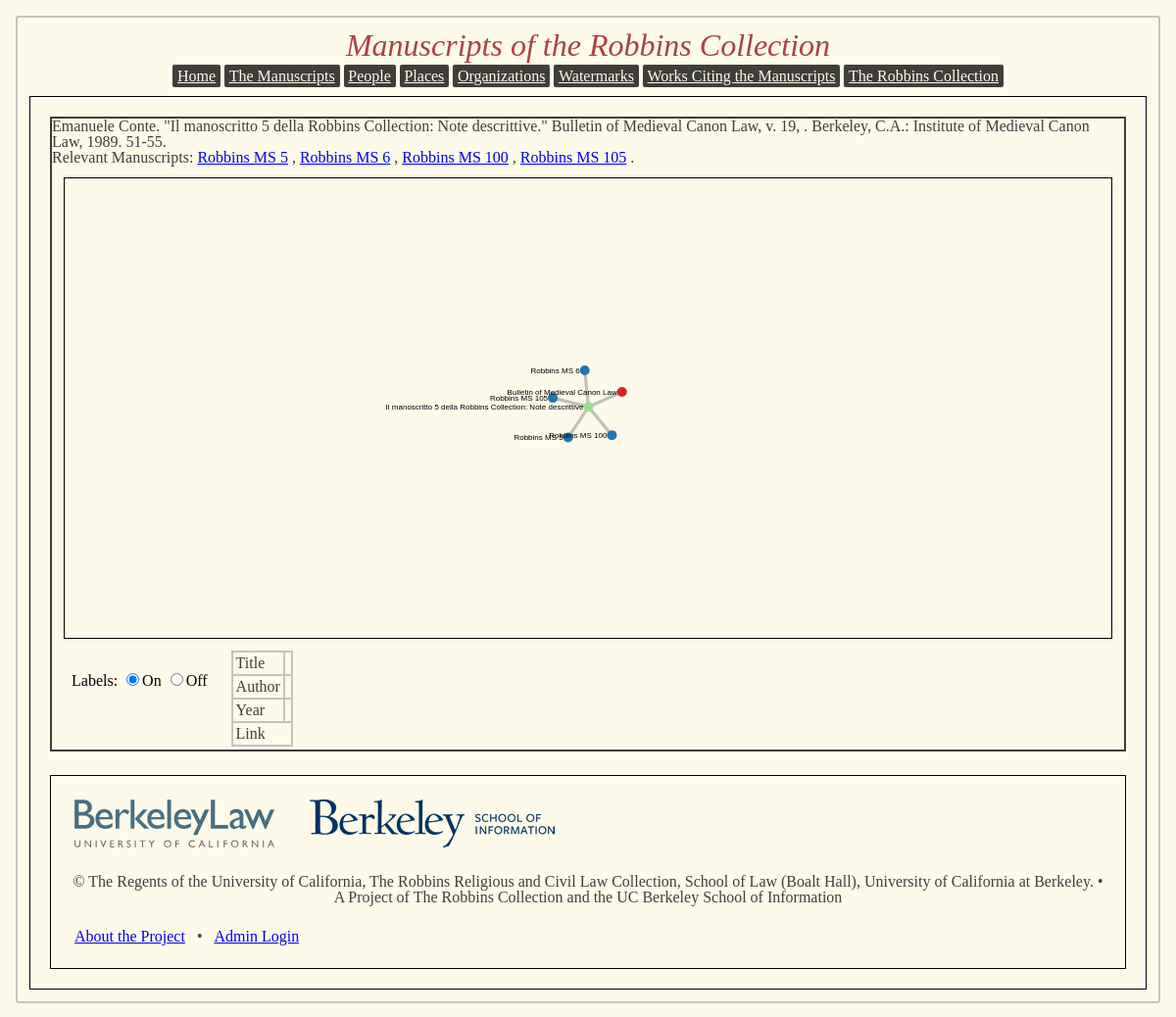
Page /exdoc1 on the committed database.
### app/models.py (models this page shows, shortened)
class external_doc(db.Model):
	id = db.Column(db.Integer, primary_key = True)
	doc_title = db.Column(db.String(200))
	doc_author = db.Column(db.String(200))
	doc_year = db.Column(db.String(20))
	doc_volume = db.Column(db.String(15))
	doc_issue = db.Column(db.String(15))
	doc_page_range = db.Column(db.String(15))
	doc_notes = db.Column(db.String(1000))
	work_id = db.Column(db.Integer, db.ForeignKey('external_work.id'))

class external_work(db.Model):
	id = db.Column(db.Integer, primary_key = True)
	work_title = db.Column(db.String(200))
	work_publisher = db.Column(db.String(200))
	work_location = db.Column(db.String(100))
	work_constituents = db.relationship('external_doc', backref = 'ex_work', lazy='dynamic')

class manuscript(db.Model):
	id = db.Column(db.Integer, primary_key=True)
	shelfmark = db.Column(db.String(15))
	ms_format = db.Column(db.String(20))
	date1 = db.Column(db.Integer)
	date2 = db.Column(db.Integer)
	datetype = db.Column(db.String(1))
	language = db.Column(db.Integer, db.ForeignKey('language.id'))
	summary = db.Column(db.String(1000))
	ownership_history = db.Column(db.String(1000))
	origin = db.Column(db.String(1000))
	decoration = db.Column(db.String(1000))
	binding = db.Column(db.String(1000))
	num_volumes = db.Column(db.Integer)
	catalog_url = db.Column(db.String(1000))
	ds_url = db.Column(db.String(1000))
	volumes = db.relationship('volume',
		cascade = 'delete, delete-orphan',
		backref = 'ms',
		lazy='dynamic')
	contents = db.relationship('content_item',
		backref = 'ms',
		lazy='dynamic')
	titles = db.relationship('title',
		cascade = 'delete, delete-orphan',
		backref = 'ms',
		lazy='dynamic'
		)
	watermarks = db.relationship('watermark',
		secondary = has_watermark,
		backref = db.backref('mss', lazy='dynamic')
		)
	assoc_people = db.relationship('person_ms_assoc',
		cascade = 'delete, delete-orphan',
		backref = 'ms',
		lazy='dynamic')
	places = db.relationship('place',
		secondary = has_place,
		backref = db.backref('mss', lazy='dynamic')
		)
	orgs = db.relationship('org_ms_assoc',
		cascade = 'delete, delete-orphan',
		backref= 'ms',
		lazy='dynamic')
	treatments = db.relationship('external_doc',
		secondary=has_external_doc,
		backref = db.backref('mss', lazy='dynamic')
		)
	subjects = db.relationship('ms_subject_assoc',
		backref = 'ms',
		lazy = 'dynamic'
		)

### app/views.py (the view)
@app.route('/exdoc<doc_id>', methods=['GET'])
def ex_doc_view(doc_id):
	focusdoc = models.external_doc.query.get(doc_id)
	if focusdoc == None:
		abort(404)
	graph_data = get_info_from_db(doc_id, 'exdoc')
	graphobj = json.dumps(graph_data)
	return render_template('exdocview.html', doc = focusdoc, graph = graphobj)

### app/views.py (called while the page is built)
def return_ms_data(shelf_id):
	this_ms = models.manuscript.query.get(shelf_id)
	resultid = '0_' + str(shelf_id)
	author_id = models.person_rel_type.query.filter_by(name='Author').first().id
	authorquery = this_ms.assoc_people.filter_by(assoc_type = author_id).first()
	if authorquery != None:
		result_author = authorquery.person.name_display
	else:
		result_author = ''
	result_title = this_ms.titles.filter_by(title_type='main').first().title_text
	if this_ms.date2 == None:
		result_datestring = str(this_ms.date1)
	else:
		result_datestring = str(this_ms.date1) + '-' + str(this_ms.date2)
	msreturndict = {"name": this_ms.shelfmark, "group": 0, "role": 'manuscript', "dbkey": shelf_id, 'id': resultid,
			'title': result_title, 'date': result_datestring, 'author': result_author, 'url': url_for('ms_view',idno=shelf_id)}
	return msreturndict

### app/templates/exdocview.html (shortened to what this page needs)
{% extends "base.html" %}
{% block content %}
<div class="section">
	<div id="contentsdiv">
	<p>{{ doc.doc_author }}. "{{doc.doc_title}}."  {{doc.ex_work.work_title}}, v. {{doc.doc_volume }}, {{doc.doc_issue}}.  {{doc.ex_work.work_location}}: {{doc.ex_work.work_publisher}}, {{doc.doc_year}}.  {{ doc.doc_page_range }}.</p>
	<p>Relevant Manuscripts: {% for ms in doc.mss %}<a href="{{ url_for('ms_view', idno=ms.id)}}">{{ms.shelfmark}}</a>
	{% if loop.index < doc.mss.all()|length() %}, {% else %}.{% endif %}
	{% endfor %}</p>
<div class="section" id="relationvis">
</div>
  <div id="graphtoggle">
  <form id="labeltoggle">Labels:
    <input type="radio" name="labeltoggle" value="on" checked>On
    <input type="radio" name="labeltoggle" value="off">Off
  </form>
  </div>
  <div id="nodeinfo">
    <table>
      <tr>
        <th>Title</th>
        <td></td>
      </tr>
      <tr>
        <th>Author</th>
        <td></td>
      </tr>
      <tr>
        <th>Year</th>
        <td></td>
      </tr>
      <tr>
        <td colspan=2>Link</td>
      </tr>
    </table>
  </div>
	</div>
{% endblock %}

### app/static/main.css (style rules this page uses)
html, body, div, span, applet, object, iframe, h1, h2, h3, h4, h5, h6, p, blockquote, pre, a, abbr, acronym, address, big, cite, code, del, dfn, em, img, ins, kbd, q, s, samp, small, strike, strong, sub, sup, tt, var, b, u, i, center, dl, dt, dd, ol, ul, li, fieldset, form, label, legend, table, caption, tbody, tfoot, thead, tr, th, td, article, aside, canvas, details, embed, figure, figcaption, footer, header, hgroup, menu, nav, output, ruby, section, summary, time, mark, audio, video { margin: 0; padding: 0; border: 0; font-size: 100%; font: inherit; vertical-align: baseline; }
body { line-height: 1; }
table { border-collapse: collapse; border-spacing: 0; }
html, body { background-color: #FEFAE9; margin: 0; padding: 0; }
p, td, th { color: #3F3E3A; font-family: "Times New Roman"; font-size: 1em; }
#contentsdiv { margin: .75em; border-style: solid; border-color: #3F3E3A; border-width: 2px; }
.section, .mapholder { margin: .75em; border-style: solid; border-width: 1px; border-color: #000000; padding: .5em; }
table, th, td { vertical-align: top; border-width: 2px; border-style: solid; border-color: #C5C3BC; border-collapse: collapse; padding: 3px; text-align: left; }
#textvis, #relationvis { max-width: 50% max-height: 100%; text-align: center; }
#graphtoggle { text-align: center; display: inline-block; max-width: 50%; vertical-align: top; margin: .75em; padding: .5em; }
#nodeinfo { display: inline-block; max-width: 50%; }

### rows in the picture
external_doc: doc_author "Emanuele Conte", doc_title "Il manoscritto 5 della Robbins Collection: Note descrittive", doc_volume "19", doc_year "1989", doc_page_range "51-55"
external_work: ex_work.work_title "Bulletin of Medieval Canon Law", ex_work.work_location "Berkeley, C.A.", ex_work.work_publisher "Institute of Medieval Canon Law"
manuscript: shelfmark "Robbins MS 5"
manuscript: shelfmark "Robbins MS 6"
manuscript: shelfmark "Robbins MS 100"
manuscript: shelfmark "Robbins MS 105"
